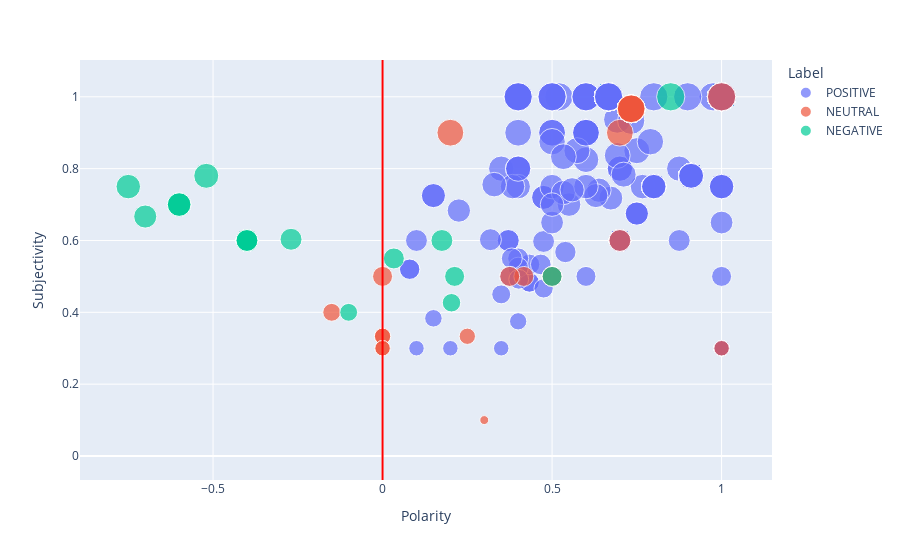

Write notebook code for a chart like this one.
### Code cell
dictionary2 = {}
dictionary2['color'] = 'Red'
fig2.add_shape(type='line',
                x0=0,
                y0=0,
                x1=0,
                y1=1,
                line=dictionary2,
                xref='x',
                yref='paper'
)
fig2.show()

### Figure 1 — Plotly figure (JSON) as saved in the notebook; plotly's stock layout.template omitted (floating-point values rounded to 4 significant figures; data arrays with more than 128 entries replaced by an {"elided": "..."} marker saying what was removed)
{"data": [{"hovertemplate": "Label=POSITIVE<br>Polarity=%{x}<br>Subjectivity=%{marker.size}<extra></extra>", "legendgroup": "POSITIVE", "marker": {"color": "#636efa", "size": {"elided": "663 float values"}, "sizemode": "area", "sizeref": 0.0025, "symbol": "circle"}, "mode": "markers", "name": "POSITIVE", "orientation": "v", "showlegend": true, "type": "scatter", "x": {"elided": "663 float values"}, "xaxis": "x", "y": {"elided": "663 float values"}, "yaxis": "y"}, {"hovertemplate": "Label=NEUTRAL<br>Polarity=%{x}<br>Subjectivity=%{marker.size}<extra></extra>", "legendgroup": "NEUTRAL", "marker": {"color": "#EF553B", "size": [0, 0.3333, 0, 0.3333, 0, 0.3, 0, 0, 0, 0.9, 0, 0.3333, 0, 0, 0.3, 0, 0, 0, 0, 0, 0, 0.3, 0.1, 0.5, 0, 0, 0, 0.9, 0.5, 0, 0.5, 0, 0, 0.6, 0.9667, 0.5, 0.4, 0.9667, 0, 0.9667, 0.9667, 0, 0, 0.5, 0, 0, 1, 0.9667, 0.9667, 0.9667, 0.9667, 0.9667, 0.9667, 0.9667, 0.9667, 0.9667, 0.9667, 0.9667, 0.9667, 0.9667], "sizemode": "area", "sizeref": 0.0025, "symbol": "circle"}, "mode": "markers", "name": "NEUTRAL", "orientation": "v", "showlegend": true, "type": "scatter", "x": [0, 0, 0, 0, 0, 0, 0, 0, 0, 0.2, 0, 0.25, 0, 0, 0, 0, 0, 0, 0, 0, 0, 1, 0.3, 0.5, 0, 0, 0, 0.7, 0.4167, 0, 0.5, 0, 0, 0.7, 0.7333, 0, -0.15, 0.7333, 0, 0.7333, 0.7333, 0, 0, 0.375, 0, 0, 1, 0.7333, 0.7333, 0.7333, 0.7333, 0.7333, 0.7333, 0.7333, 0.7333, 0.7333, 0.7333, 0.7333, 0.7333, 0.7333], "xaxis": "x", "y": [0, 0.3333, 0, 0.3333, 0, 0.3, 0, 0, 0, 0.9, 0, 0.3333, 0, 0, 0.3, 0, 0, 0, 0, 0, 0, 0.3, 0.1, 0.5, 0, 0, 0, 0.9, 0.5, 0, 0.5, 0, 0, 0.6, 0.9667, 0.5, 0.4, 0.9667, 0, 0.9667, 0.9667, 0, 0, 0.5, 0, 0, 1, 0.9667, 0.9667, 0.9667, 0.9667, 0.9667, 0.9667, 0.9667, 0.9667, 0.9667, 0.9667, 0.9667, 0.9667, 0.9667], "yaxis": "y"}, {"hovertemplate": "Label=NEGATIVE<br>Polarity=%{x}<br>Subjectivity=%{marker.size}<extra></extra>", "legendgroup": "NEGATIVE", "marker": {"color": "#00cc96", "size": [0.4267, 0.55, 1, 0, 0.75, 0.7, 0, 0.6033, 0, 0.7, 0, 0.6, 0.5, 0.6, 0.6, 0.6667, 0.5, 0.4, 0.6, 0.6, 0.7, 0.6, 0.6, 0.6, 0.78], "sizemode": "area", "sizeref": 0.0025, "symbol": "circle"}, "mode": "markers", "name": "NEGATIVE", "orientation": "v", "showlegend": true, "type": "scatter", "x": [0.2033, 0.03333, 0.85, 0, -0.75, -0.6, 0, -0.27, 0, -0.6, 0, -0.4, 0.2125, -0.4, -0.4, -0.7, 0.5, -0.1, 0.175, -0.4, -0.6, -0.4, -0.4, -0.4, -0.52], "xaxis": "x", "y": [0.4267, 0.55, 1, 0, 0.75, 0.7, 0, 0.6033, 0, 0.7, 0, 0.6, 0.5, 0.6, 0.6, 0.6667, 0.5, 0.4, 0.6, 0.6, 0.7, 0.6, 0.6, 0.6, 0.78], "yaxis": "y"}], "layout": {"legend": {"itemsizing": "constant", "title": {"text": "Label"}, "tracegroupgap": 0}, "margin": {"t": 60}, "shapes": [{"line": {"color": "Red"}, "type": "line", "x0": 0, "x1": 0, "xref": "x", "y0": 0, "y1": 1, "yref": "paper"}], "xaxis": {"anchor": "y", "domain": [0, 1], "title": {"text": "Polarity"}}, "yaxis": {"anchor": "x", "domain": [0, 1], "title": {"text": "Subjectivity"}}}}
